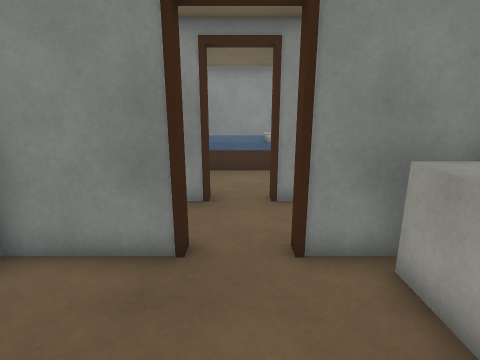
[1] (above)

12 first-person views from a walk through a Gazebo world. The camera is 1.3 m above the floor, tilts 14° down and sees 80° across. The floor is counted in squares, 0.5 m on a side. Each view is taken from the middle of a square. On the plan, view 1 faces up. The plan holds only what a view shows up to about 19 squares ahead; the rest is blank. The place goes on beyond the plan.

[2]
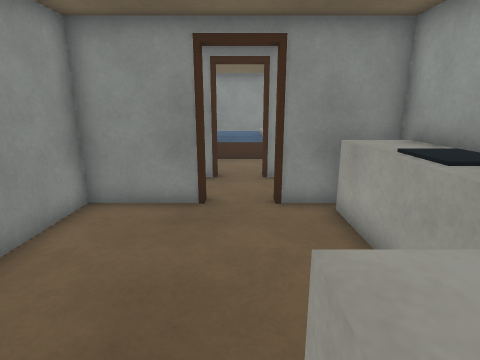

[3]
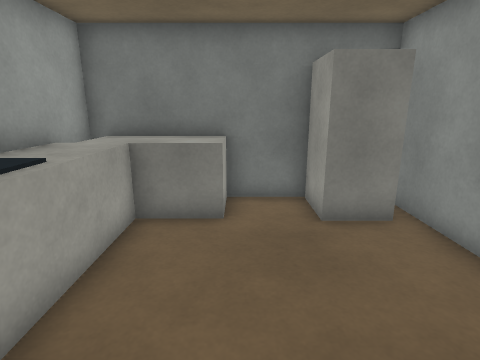

[4]
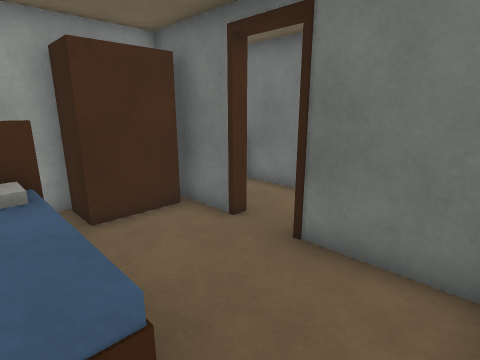

[5]
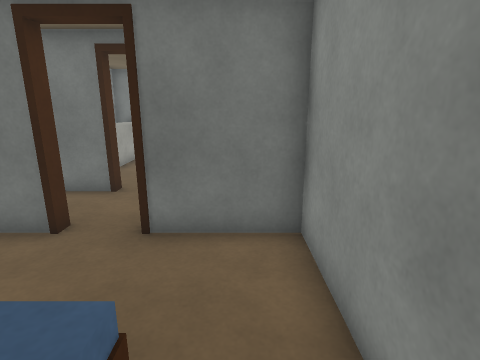

[6]
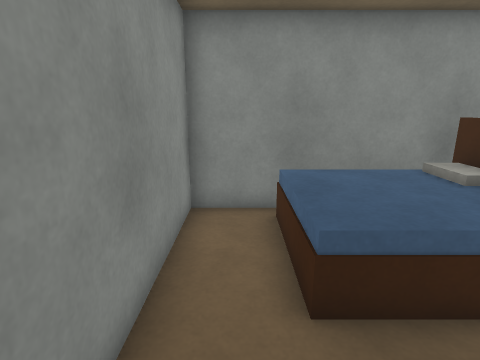

[7]
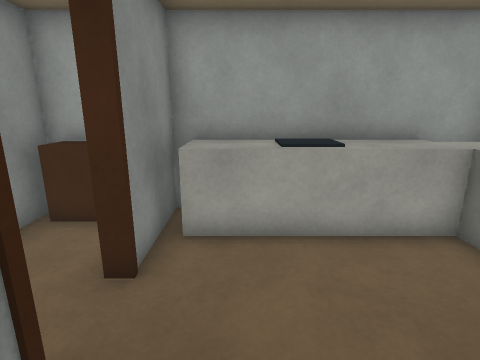

[8]
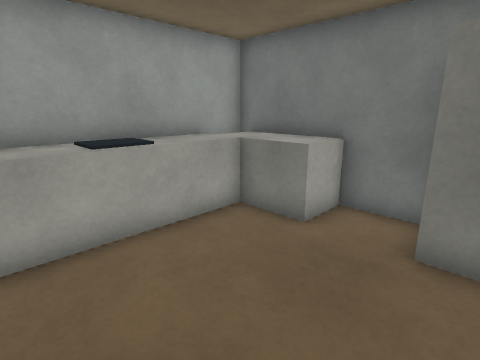

[9]
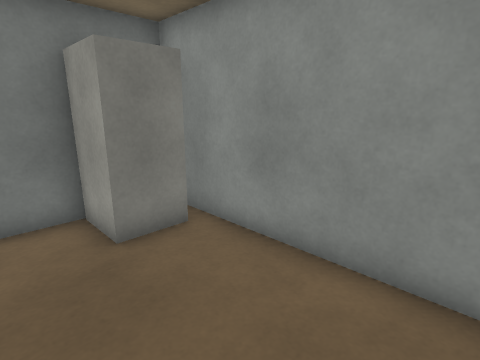

[10]
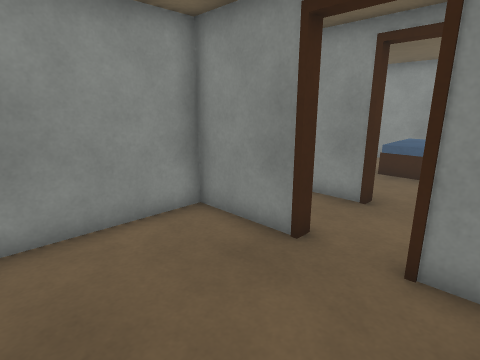

[11]
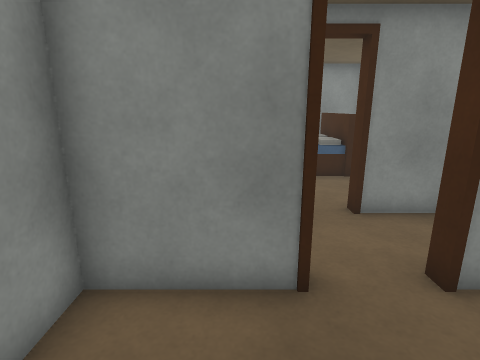

[12]
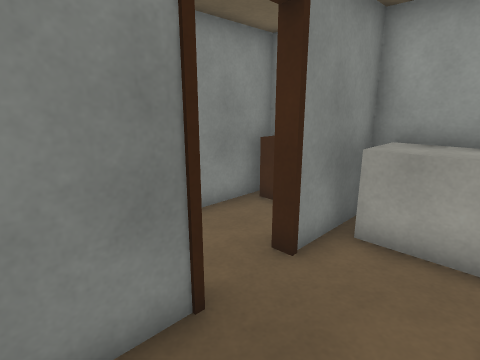

### Floor plan
Points are (right, up) in squares from view 1. A wall is a line through its corners. A room is listed if a view was taken in it or the views show most of it. See-through windows are left out.
Room 1 (views 1, 2, 3, 7, 8, 9, 10, 11, 12)
walls: (1.4, 5.1) (3.6, 5.1); (4.4, 4.7) (1.4, 4.7); (4.3, 7.9) (1.4, 7.9); (1.4, 8.3) (3.4, 8.3); (-1.4, 4.7) (-4.3, 4.7) (-4.3, -2.6); (-1.4, 7.9) (-2.6, 7.9); (-2.4, 8.3) (-1.5, 8.3); (2.4, 12.1) (-2.1, 12.1); (1.4, -3.3) (4.3, -3.3); (-1.6, -3.3) (0.5, -3.3)
ways out: opening at (-2, 10) to room 2
objects: fridge (-4, -3) to (-2, -2); brown box (-1, 5); brown box (-1, 8); counter (1, -3) to (4, -2); brown box (1, 5); brown box (1, 8); counter (3, -1) to (4, 0); blue box (3, 1) to (4, 2); counter (3, 3) to (4, 4); wardrobe (3, 9) to (4, 11); brown box (4, 6) to (4, 7)
Room 2 (views 4, 5, 6)
walls: (2.1, 11.9) (2.1, 15.9); (4.1, 16.3) (-4.3, 16.3) (-4.3, 8.3) (-2.4, 8.3)
low walls: (-2.1, 12.1) (-2.1, 12.6)
ways out: opening at (-2, 10) to room 1; opening at (-4, 12.5)
objects: blue box (-2, 13) to (0, 15); white box (1, 13) to (2, 14); white box (1, 15) to (2, 15)

Where each view was taken, in squares from view 1:
view 1: 0 up, 0 right, facing up
view 2: 3 down, 0 right, facing up
view 3: 5 up, 0 right, facing down
view 4: 13 up, 4 left, facing down-right
view 5: 14 up, 3 left, facing down
view 6: 9 up, 3 left, facing up
view 7: 3 up, 3 left, facing right
view 8: 4 up, 3 left, facing down-right
view 9: 4 up, 0 right, facing down-left
view 10: 0 up, 2 right, facing up-left
view 11: 1 up, 2 left, facing up
view 12: 2 up, 3 left, facing up-right
